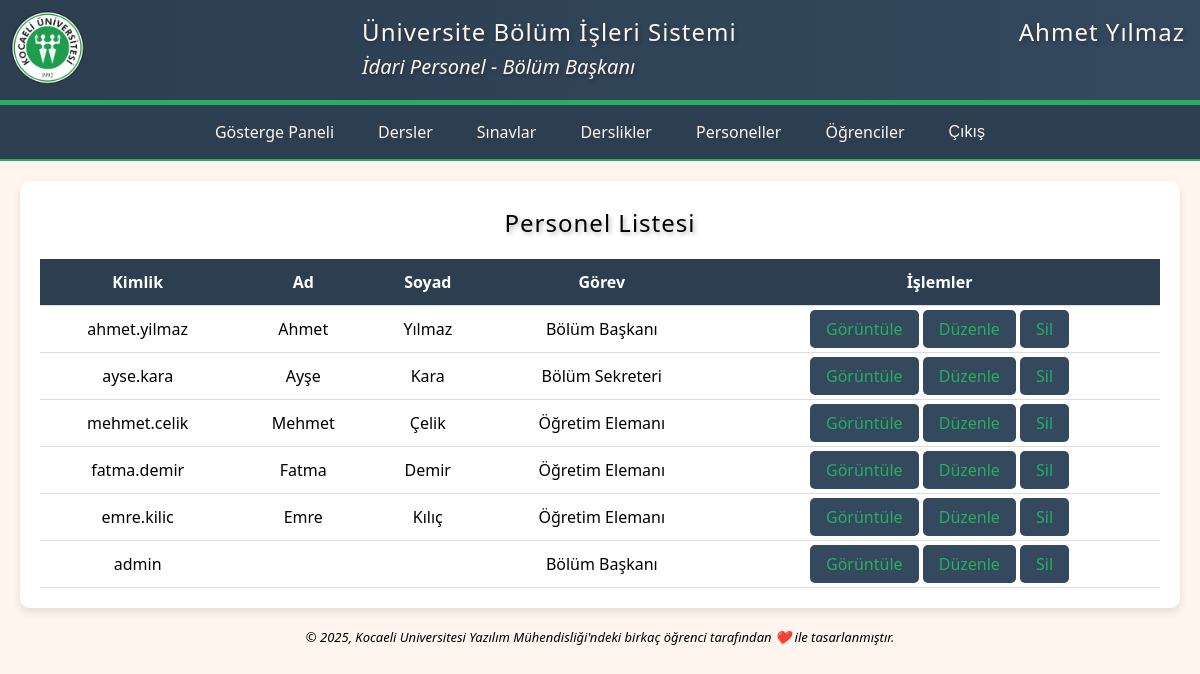
The app's page /accounts/staff/ (signed in), older data.
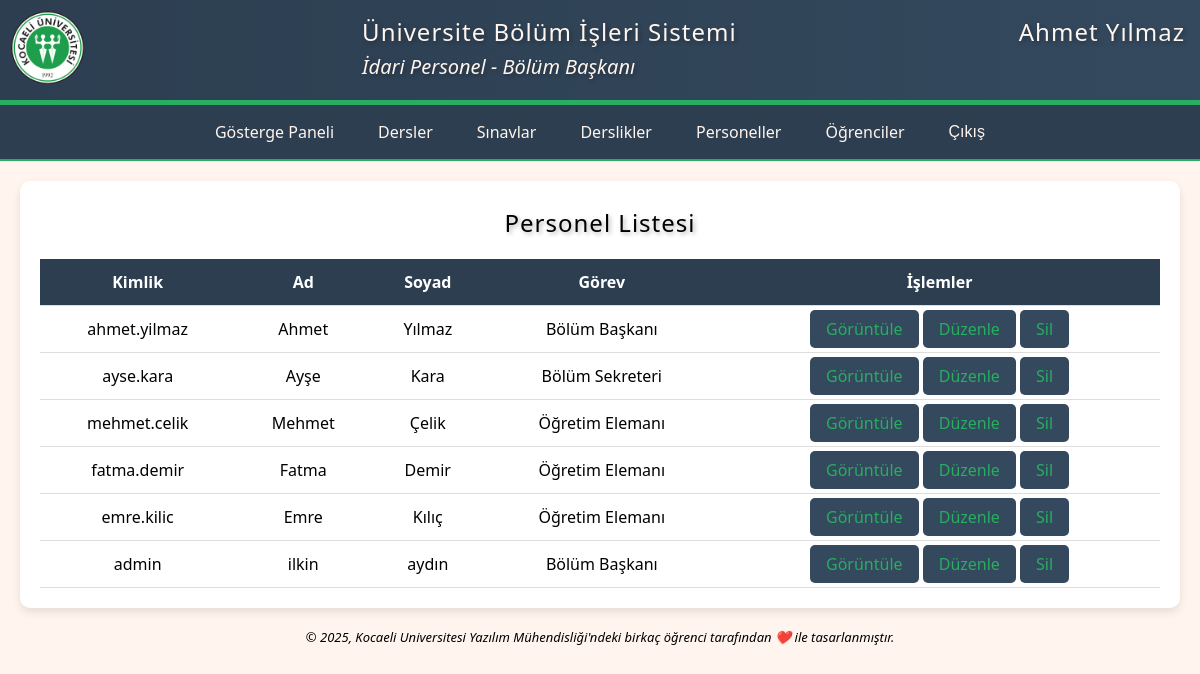
The same page, newer data.
### accounts/models.py (models this page shows, shortened)
class CustomUser(AbstractUser):
    role = models.ForeignKey('Role', on_delete=models.CASCADE, null=True, verbose_name='Rol')
    class Meta:
        verbose_name = 'personel'
        verbose_name_plural = 'personeller'

class Role(models.Model):
    title = models.CharField(max_length=50, verbose_name='İsim')
    type = models.CharField(max_length=50, verbose_name='Tür')
    class Meta:
        verbose_name = 'rol'
        verbose_name_plural = 'roller'

### accounts/views.py (the view)
# urls.py: path('staff/', StaffListView.as_view(), name='staff'),
class StaffListView(AuthorizationRequiredMixin, ListView):
    model = CustomUser
    template_name = 'staff.html'
    context_object_name = 'staff'

### accounts/views.py (called while the page is built)
    def test_func(self):
        user = self.request.user
        return (
            user.is_authenticated and
            hasattr(user, 'role') and
            user.role and
            user.role.title in ['Bölüm Başkanı', 'Bölüm Sekreteri']
        )

### pages/templates/staff.html (shortened to what this page needs)
{% extends 'base.html' %}
{% load static %}
    {% block css %}<link rel="stylesheet" href="{% static 'css/list.css' %}" type="text/css">{% endblock %}
    {% block article %}
        <article>
            <div class="content">
                <h2>Personel Listesi</h2>
                <table>
                    <thead>
                        <tr>
                            <th>Kimlik</th>
                            <th>Ad</th>
                            <th>Soyad</th>
                            <th>Görev</th>
                            <th>İşlemler</th>
                        </tr>
                    </thead>
                    <tbody>
                        {% for staff in staff %}
                            <tr>
                                <td>{{ staff.username }}</td>
                                <td>{{ staff.first_name }}</td>
                                <td>{{ staff.last_name }}</td>
                                <td>{{ staff.role.title }}</td>
                                <td>
                                    <a href="{% url 'staff_detail' staff.pk %}">Görüntüle</a>
                                    <a href="{% url 'staff_edit' staff.pk %}">Düzenle</a>
                                    {% if request.user.role.title == 'Bölüm Başkanı' %}
                                        <a href="{% url 'staff_delete' staff.pk %}">Sil</a>
                                    {% endif %}
                                </td>
                            </tr>
                        {% endfor %}
                    </tbody>
                </table>
            </div>
        </article>
    {% endblock %}

Row changes from the older to the newer data that the page shows:
changed CustomUser "admin": first_name (not shown) → "ilkin"; last_name (not shown) → "aydın"
